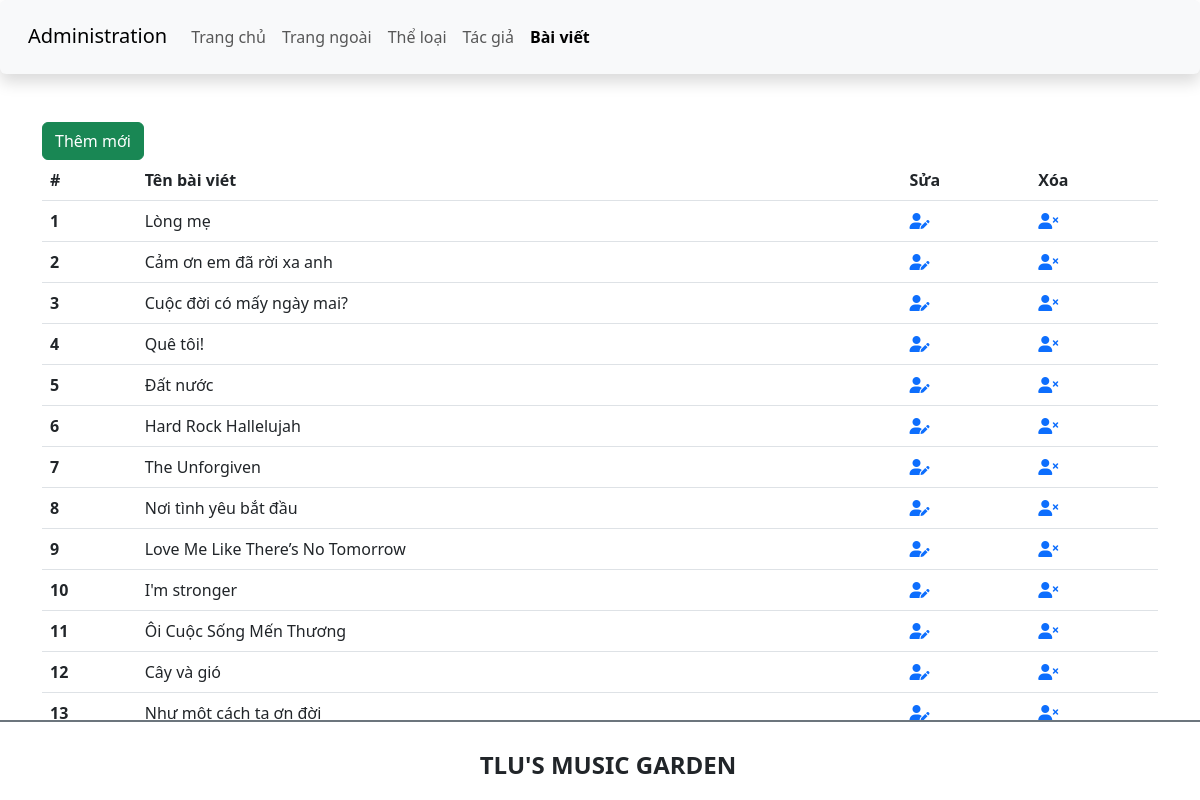
Screenshot of /admin/article.php with the database file from the repository.
### tables this page shows
CREATE TABLE `baiviet` (
  `ma_bviet` int(10) UNSIGNED NOT NULL,
  `tieude` varchar(200) NOT NULL,
  `ten_bhat` varchar(100) NOT NULL,
  `tomtat` text NOT NULL,
  `noidung` text NOT NULL,
  `ngayviet` datetime DEFAULT current_timestamp(),
  `hinhanh` varchar(20) DEFAULT current_timestamp(),
  `ma_tloai` int(10) UNSIGNED DEFAULT NULL,
  `ma_tgia` int(10) UNSIGNED DEFAULT NULL
);

### admin/article.php (the view, shortened to what this page needs)
<!DOCTYPE html>
<html lang="en">
<head>
    <link href="https://cdn.jsdelivr.net/npm/bootstrap@5.3.0-alpha1/dist/css/bootstrap.min.css" rel="stylesheet">
    <link rel="stylesheet" href="https://cdnjs.cloudflare.com/ajax/libs/font-awesome/6.3.0/css/all.min.css" />
    <link rel="stylesheet" href="css/style_login.css">
</head>
<body>
    <header>
        <nav class="navbar navbar-expand-lg bg-body-tertiary shadow p-3 bg-white rounded">
            <div class="container-fluid">
                <div class="h3">
                    <a class="navbar-brand" href="#">Administration</a>
                </div>
                <div class="collapse navbar-collapse" id="navbarSupportedContent">
                <ul class="navbar-nav me-auto mb-2 mb-lg-0">
                    <li class="nav-item">
                        <a class="nav-link" aria-current="page" href="./">Trang chủ</a>
                    </li>
                    <li class="nav-item">
                        <a class="nav-link" href="../index.php">Trang ngoài</a>
                    </li>
                    <li class="nav-item">
                        <a class="nav-link " href="category.php">Thể loại</a>
                    </li>
                    <li class="nav-item">
                        <a class="nav-link" href="author.php">Tác giả</a>
                    </li>
                    <li class="nav-item">
                        <a class="nav-link  active fw-bold" href="article.php">Bài viết</a>
                    </li>
                </ul>
                </div>
            </div>
        </nav>
    </header>
    <main class="container mt-5 mb-5">
        <div class="row">
            <div class="col-sm">
                <a href="add_article.php" class="btn btn-success">Thêm mới</a>
                <table class="table">
                    <thead>
                        <tr>
                            <th scope="col">#</th>
                            <th scope="col">Tên bài viét</th>
                            <th>Sửa</th>
                            <th>Xóa</th>
                        </tr>
                    </thead>
                    <tbody>
                            <?php
                                    $conn = mysqli_connect('localhost','root','','btth01_cse485');
                                        $sql = "SELECT *FROM baiviet";
                                        $result = mysqli_query($conn, $sql);
                                        if(mysqli_num_rows($result) > 0){
                                            while($row = mysqli_fetch_assoc($result)){
                                   ?>
                        <tr>
                            <th scope="row"><?php echo $row['ma_bviet']; ?></th>
                            <td><?php echo $row['tieude']; ?></td>
                            <td><a href="edit_article.php?id=<?php echo $row['ma_bviet'];?>"><i class="fa-solid fa-user-pen"></i></a></td>
                            <td><a href="article.php?id=<?php echo $row['ma_bviet'];?>"><i class="fa-solid fa-user-xmark"></i></a></td>
                        </tr>
                                <?php
                                     }
                                  }
                              ?>
                    </tbody>
                </table>
            </div>
        </div>
    </main>
    <footer class="bg-white d-flex justify-content-center align-items-center border-top border-secondary  border-2 fixed-bottom" style="height:80px">
        <h4 class="text-center text-uppercase fw-bold mt-3 ms-3">TLU's music garden</h4>
    </footer>
</body>
</html>

### rows the page displays
baiviet: ma_bviet "1", tieude "Lòng mẹ"
baiviet: ma_bviet "2", tieude "Cảm ơn em đã rời xa anh"
baiviet: ma_bviet "3", tieude "Cuộc đời có mấy ngày mai?"
baiviet: ma_bviet "4", tieude "Quê tôi!"
baiviet: ma_bviet "5", tieude "Đất nước"
baiviet: ma_bviet "6", tieude "Hard Rock Hallelujah"
baiviet: ma_bviet "7", tieude "The Unforgiven"
baiviet: ma_bviet "8", tieude "Nơi tình yêu bắt đầu"
baiviet: ma_bviet "9", tieude "Love Me Like There’s No Tomorrow"
baiviet: ma_bviet "10", tieude "I'm stronger"
baiviet: ma_bviet "11", tieude "Ôi Cuộc Sống Mến Thương"
baiviet: ma_bviet "12", tieude "Cây và gió"
baiviet: ma_bviet "13", tieude "Như một cách tạ ơn đời"
